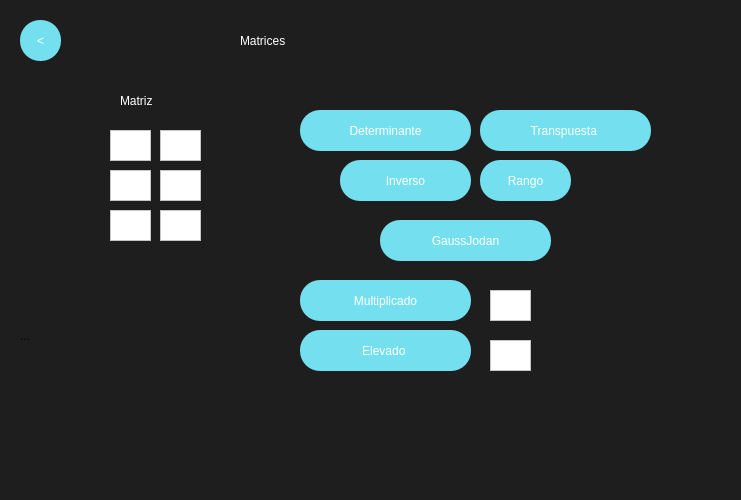
<?xml version="1.0" encoding="UTF-8"?>
<ui version="4.0">
 <class>MainWindow</class>
 <widget class="QMainWindow" name="MainWindow">
  <property name="geometry">
   <rect>
    <x>0</x>
    <y>0</y>
    <width>741</width>
    <height>500</height>
   </rect>
  </property>
  <property name="minimumSize">
   <size>
    <width>700</width>
    <height>500</height>
   </size>
  </property>
  <property name="maximumSize">
   <size>
    <width>1100</width>
    <height>500</height>
   </size>
  </property>
  <property name="windowTitle">
   <string>MainWindow</string>
  </property>
  <property name="styleSheet">
   <string notr="true">QWidget{
background-color:#1E1E1E;
}

QPushButton{
background-color:#74E0Ef;
color:white;
font: 30pt &quot;Impact&quot;;
border-radius:25px;
}

QPushButton:hover{
background-color:#7A63FF;
color:#74E0Ef;
font: 30pt &quot;Impact&quot;;
border-radius:30px;
}

</string>
  </property>
  <widget class="QWidget" name="centralwidget">
   <widget class="QLabel" name="label">
    <property name="geometry">
     <rect>
      <x>240</x>
      <y>10</y>
      <width>241</width>
      <height>61</height>
     </rect>
    </property>
    <property name="styleSheet">
     <string notr="true">color:white;
font: 50pt &quot;Impact&quot;;
</string>
    </property>
    <property name="text">
     <string>Matrices</string>
    </property>
   </widget>
   <widget class="QPushButton" name="MatBackButton">
    <property name="geometry">
     <rect>
      <x>20</x>
      <y>20</y>
      <width>41</width>
      <height>41</height>
     </rect>
    </property>
    <property name="styleSheet">
     <string notr="true">font: 20pt &quot;impact&quot;;
border-radius:20px;</string>
    </property>
    <property name="text">
     <string>&lt;</string>
    </property>
   </widget>
   <widget class="QPushButton" name="TranCalculButton">
    <property name="geometry">
     <rect>
      <x>480</x>
      <y>110</y>
      <width>171</width>
      <height>41</height>
     </rect>
    </property>
    <property name="styleSheet">
     <string notr="true">font: 20pt &quot;impact&quot;;
border-radius:20px;</string>
    </property>
    <property name="text">
     <string>Transpuesta </string>
    </property>
   </widget>
   <widget class="QTextEdit" name="num1Entry">
    <property name="geometry">
     <rect>
      <x>110</x>
      <y>130</y>
      <width>41</width>
      <height>31</height>
     </rect>
    </property>
    <property name="styleSheet">
     <string notr="true">background-color: rgb(255, 255, 255);</string>
    </property>
   </widget>
   <widget class="QPushButton" name="DetCalculButton">
    <property name="geometry">
     <rect>
      <x>300</x>
      <y>110</y>
      <width>171</width>
      <height>41</height>
     </rect>
    </property>
    <property name="styleSheet">
     <string notr="true">font: 20pt &quot;impact&quot;;
border-radius:20px;</string>
    </property>
    <property name="text">
     <string>Determinante</string>
    </property>
   </widget>
   <widget class="QTextEdit" name="num2Entry">
    <property name="geometry">
     <rect>
      <x>160</x>
      <y>130</y>
      <width>41</width>
      <height>31</height>
     </rect>
    </property>
    <property name="styleSheet">
     <string notr="true">background-color: rgb(255, 255, 255);</string>
    </property>
   </widget>
   <widget class="QTextEdit" name="num4Entry">
    <property name="geometry">
     <rect>
      <x>110</x>
      <y>170</y>
      <width>41</width>
      <height>31</height>
     </rect>
    </property>
    <property name="styleSheet">
     <string notr="true">background-color: rgb(255, 255, 255);</string>
    </property>
   </widget>
   <widget class="QTextEdit" name="num5Entry">
    <property name="geometry">
     <rect>
      <x>160</x>
      <y>170</y>
      <width>41</width>
      <height>31</height>
     </rect>
    </property>
    <property name="styleSheet">
     <string notr="true">background-color: rgb(255, 255, 255);</string>
    </property>
   </widget>
   <widget class="QLabel" name="label_2">
    <property name="geometry">
     <rect>
      <x>120</x>
      <y>80</y>
      <width>71</width>
      <height>41</height>
     </rect>
    </property>
    <property name="styleSheet">
     <string notr="true">color:white;
font: 20pt &quot;Impact&quot;;
</string>
    </property>
    <property name="text">
     <string>Matriz </string>
    </property>
   </widget>
   <widget class="QPushButton" name="InvCalcButton">
    <property name="geometry">
     <rect>
      <x>340</x>
      <y>160</y>
      <width>131</width>
      <height>41</height>
     </rect>
    </property>
    <property name="styleSheet">
     <string notr="true">font: 20pt &quot;impact&quot;;
border-radius:20px;</string>
    </property>
    <property name="text">
     <string>Inverso</string>
    </property>
   </widget>
   <widget class="QPushButton" name="RanCalcButton">
    <property name="geometry">
     <rect>
      <x>480</x>
      <y>160</y>
      <width>91</width>
      <height>41</height>
     </rect>
    </property>
    <property name="styleSheet">
     <string notr="true">font: 20pt &quot;impact&quot;;
border-radius:20px;</string>
    </property>
    <property name="text">
     <string>Rango</string>
    </property>
   </widget>
   <widget class="QPushButton" name="MultCalcButton">
    <property name="geometry">
     <rect>
      <x>300</x>
      <y>280</y>
      <width>171</width>
      <height>41</height>
     </rect>
    </property>
    <property name="styleSheet">
     <string notr="true">font: 20pt &quot;impact&quot;;
border-radius:20px;</string>
    </property>
    <property name="text">
     <string>Multiplicado</string>
    </property>
   </widget>
   <widget class="QPushButton" name="ElevCalcButton">
    <property name="geometry">
     <rect>
      <x>300</x>
      <y>330</y>
      <width>171</width>
      <height>41</height>
     </rect>
    </property>
    <property name="styleSheet">
     <string notr="true">font: 20pt &quot;impact&quot;;
border-radius:20px;</string>
    </property>
    <property name="text">
     <string>Elevado </string>
    </property>
   </widget>
   <widget class="QTextEdit" name="ElevEntry">
    <property name="geometry">
     <rect>
      <x>490</x>
      <y>340</y>
      <width>41</width>
      <height>31</height>
     </rect>
    </property>
    <property name="styleSheet">
     <string notr="true">background-color: rgb(255, 255, 255);</string>
    </property>
   </widget>
   <widget class="QTextEdit" name="MultiEntry">
    <property name="geometry">
     <rect>
      <x>490</x>
      <y>290</y>
      <width>41</width>
      <height>31</height>
     </rect>
    </property>
    <property name="styleSheet">
     <string notr="true">background-color: rgb(255, 255, 255);</string>
    </property>
   </widget>
   <widget class="QLabel" name="ResultMatrix">
    <property name="geometry">
     <rect>
      <x>20</x>
      <y>270</y>
      <width>261</width>
      <height>131</height>
     </rect>
    </property>
    <property name="styleSheet">
     <string notr="true">font{
50px
arial
}</string>
    </property>
    <property name="text">
     <string>...</string>
    </property>
   </widget>
   <widget class="QPushButton" name="GausButton">
    <property name="geometry">
     <rect>
      <x>380</x>
      <y>220</y>
      <width>171</width>
      <height>41</height>
     </rect>
    </property>
    <property name="styleSheet">
     <string notr="true">font: 20pt &quot;impact&quot;;
border-radius:20px;</string>
    </property>
    <property name="text">
     <string>GaussJodan</string>
    </property>
   </widget>
   <widget class="QTextEdit" name="num3Entry">
    <property name="geometry">
     <rect>
      <x>110</x>
      <y>210</y>
      <width>41</width>
      <height>31</height>
     </rect>
    </property>
    <property name="styleSheet">
     <string notr="true">background-color: rgb(255, 255, 255);</string>
    </property>
   </widget>
   <widget class="QTextEdit" name="num6Entry">
    <property name="geometry">
     <rect>
      <x>160</x>
      <y>210</y>
      <width>41</width>
      <height>31</height>
     </rect>
    </property>
    <property name="styleSheet">
     <string notr="true">background-color: rgb(255, 255, 255);</string>
    </property>
   </widget>
  </widget>
 </widget>
 <resources/>
 <connections/>
</ui>
